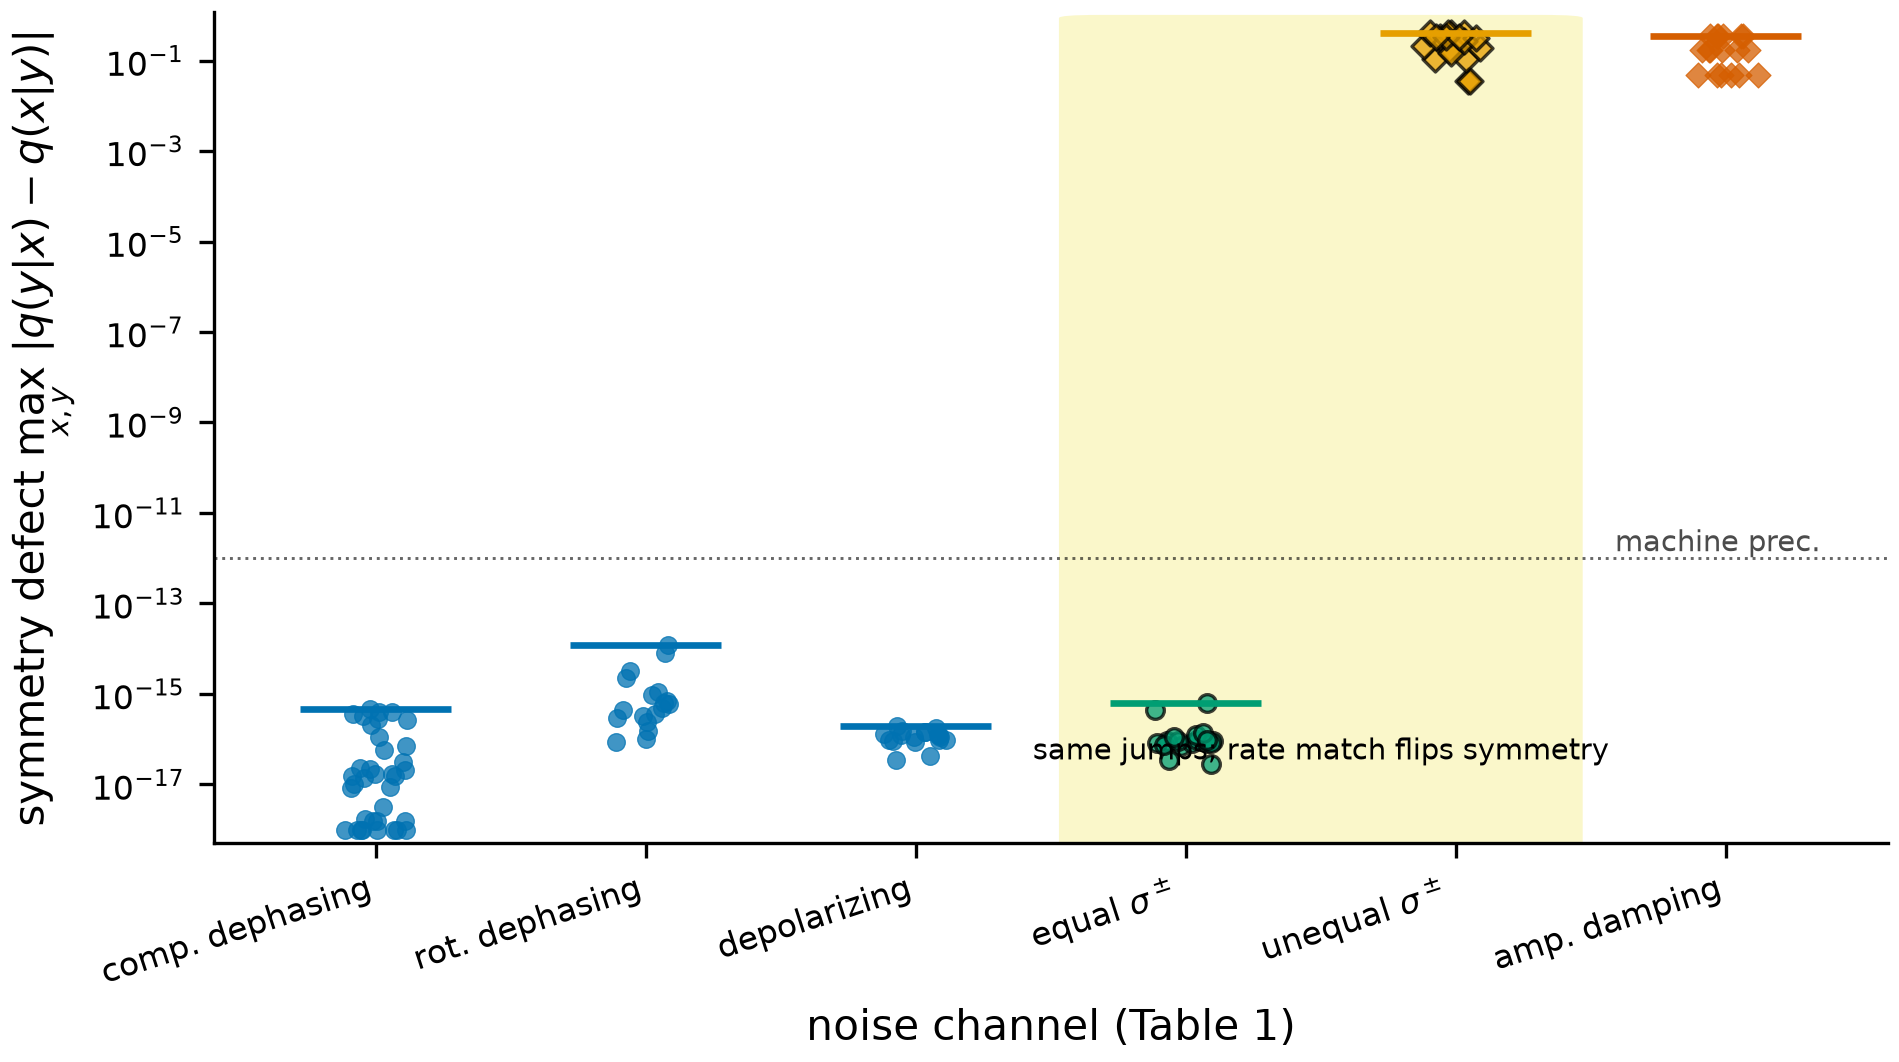

Reproduce this figure in Python.
"""Fig 1 — symmetry defect vs channel class (log scale).

Reads docs/R1_results.txt. Highlights the equal/unequal sigma+/- pair.
Verifies Table 1 numbers from characterization_theorem.md against the file
before writing PDF/PNG. Does not re-run scripts/run_r1.py.

Usage: gvenv/bin/python paper/figures/fig1_symmetry.py
"""
from __future__ import annotations

import sys
from collections import defaultdict
from pathlib import Path

import numpy as np

# Allow running as a script from any cwd.
_HERE = Path(__file__).resolve().parent
if str(_HERE) not in sys.path:
    sys.path.insert(0, str(_HERE))

from _style import (  # noqa: E402
    BREAKING_CHANNELS,
    CHANNEL_LABELS,
    CHANNEL_ORDER,
    HIGHLIGHT_PAIR,
    OKABE_ITO,
    REPO_ROOT,
    SYMMETRIC_CHANNELS,
    apply_style,
    close_enough,
    savefig_pair,
    verify_or_die,
)

R1_PATH = REPO_ROOT / "docs" / "R1_results.txt"
OUT_STEM = _HERE / "fig1_symmetry"

# Characterization table claims (docs/characterization_theorem.md).
CLAIM_WORST_TC = 1.2e-14
CLAIM_MIN_BREAK = 3.5e-2
# Narrative "up to 0.55" is NOT in the current R1 file (amp-damp is run at
# fixed kappa = 0.1 Delta). Printed as a discrepancy, not a save-blocker.
NARRATIVE_MAX_AMP = 0.55


def load_r1(path: Path) -> list[tuple[int, float, float, str, float]]:
    """Parse R1_results.txt rows: n, gamma/Delta, t*Delta, noise, defect."""
    if not path.is_file():
        raise FileNotFoundError(f"missing R1 results file: {path}")
    rows: list[tuple[int, float, float, str, float]] = []
    with path.open() as fh:
        header = fh.readline().strip().split()
        if header != ["n", "gamma/Delta", "t*Delta", "noise", "defect"]:
            raise ValueError(f"unexpected R1 header: {header}")
        for line_no, line in enumerate(fh, start=2):
            parts = line.split()
            if len(parts) != 5:
                raise ValueError(f"{path}:{line_no}: expected 5 fields, got {parts}")
            n_s, g_s, t_s, noise, d_s = parts
            if noise not in CHANNEL_ORDER:
                raise ValueError(f"{path}:{line_no}: unknown channel {noise}")
            rows.append((int(n_s), float(g_s), float(t_s), noise, float(d_s)))
    if len(rows) == 0:
        raise ValueError(f"{path} contains no data rows")
    return rows


def main() -> None:
    apply_style()
    rows = load_r1(R1_PATH)
    by_ch: dict[str, list[float]] = defaultdict(list)
    for _n, _g, _t, noise, defect in rows:
        by_ch[noise].append(defect)

    worst_tc = max(max(by_ch[ch]) for ch in SYMMETRIC_CHANNELS if ch in by_ch)
    best_break = min(min(by_ch[ch]) for ch in BREAKING_CHANNELS if ch in by_ch)
    min_amp = min(by_ch["amp-damp"])
    max_amp = max(by_ch["amp-damp"])
    max_uneq = max(by_ch["thermal-unequal"])
    # File-level anchors from the 2026-08-18 run (plan VERIFY list).
    file_worst_tc = 1.224021e-14
    file_best_break = 3.450743e-02
    file_min_amp = 4.857496e-02
    file_max_amp = 3.515876e-01
    file_max_uneq = 4.078569e-01

    print(
        f"NOTE: narrative amp-damp max {NARRATIVE_MAX_AMP} is not in "
        f"{R1_PATH.name} (file max amp-damp = {max_amp:.3e}). "
        "Plotting the file; leaving the docs unedited."
    )

    verify_or_die(
        [
            (
                "worst transpose-closed defect",
                close_enough(worst_tc, file_worst_tc, rtol=0.05, atol=0.0)
                and worst_tc <= CLAIM_WORST_TC * 1.05,
                f"{worst_tc:.6e} (file {file_worst_tc:.6e}; claim <= {CLAIM_WORST_TC:.1e})",
            ),
            (
                "smallest breaker",
                close_enough(best_break, file_best_break, rtol=0.02, atol=0.0)
                and best_break >= CLAIM_MIN_BREAK * 0.98,
                f"{best_break:.6e} (file {file_best_break:.6e}; claim >= {CLAIM_MIN_BREAK})",
            ),
            (
                "min amp-damp",
                close_enough(min_amp, file_min_amp, rtol=0.02, atol=0.0),
                f"{min_amp:.6e} (file {file_min_amp:.6e})",
            ),
            (
                "max amp-damp",
                close_enough(max_amp, file_max_amp, rtol=0.02, atol=0.0),
                f"{max_amp:.6e} (file {file_max_amp:.6e}; narrative {NARRATIVE_MAX_AMP})",
            ),
            (
                "max thermal-unequal",
                close_enough(max_uneq, file_max_uneq, rtol=0.02, atol=0.0),
                f"{max_uneq:.6e} (file {file_max_uneq:.6e})",
            ),
        ]
    )

    import matplotlib.pyplot as plt
    from matplotlib.patches import FancyBboxPatch

    rng = np.random.default_rng(1)
    fig, ax = plt.subplots(figsize=(7.2, 3.6))

    xs = np.arange(len(CHANNEL_ORDER), dtype=float)
    # Highlight band behind the equal/unequal sigma+/- pair.
    pair_idx = [CHANNEL_ORDER.index(ch) for ch in HIGHLIGHT_PAIR]
    x0, x1 = min(pair_idx) - 0.45, max(pair_idx) + 0.45
    ax.add_patch(
        FancyBboxPatch(
            (x0, 1e-18),
            x1 - x0,
            1e0,
            boxstyle="round,pad=0.02,rounding_size=0.15",
            linewidth=0,
            facecolor=OKABE_ITO["yellow"],
            alpha=0.28,
            zorder=0,
            transform=ax.transData,
        )
    )
    ax.text(
        0.5 * (x0 + x1),
        2.5e-17,
        "same jumps; rate match flips symmetry",
        ha="center",
        va="bottom",
        fontsize=7,
        color=OKABE_ITO["black"],
        zorder=3,
    )

    for i, ch in enumerate(CHANNEL_ORDER):
        vals = np.asarray(by_ch[ch], dtype=float)
        # Floor zeros for log scale (none expected; keep the axis honest).
        vals = np.clip(vals, 1e-18, None)
        jitter = rng.uniform(-0.12, 0.12, size=vals.size)
        if ch in SYMMETRIC_CHANNELS:
            color = OKABE_ITO["blue"] if ch != "thermal-equal" else OKABE_ITO["green"]
            marker = "o"
        else:
            color = OKABE_ITO["vermillion"] if ch != "thermal-unequal" else OKABE_ITO["orange"]
            marker = "D"
        if ch in HIGHLIGHT_PAIR:
            edge = OKABE_ITO["black"]
            lw = 0.8
        else:
            edge = color
            lw = 0.3
        ax.scatter(
            np.full(vals.size, xs[i]) + jitter,
            vals,
            s=18,
            c=color,
            marker=marker,
            edgecolors=edge,
            linewidths=lw,
            alpha=0.75,
            zorder=2,
        )
        ax.hlines(
            float(vals.max()),
            xs[i] - 0.28,
            xs[i] + 0.28,
            colors=color,
            linewidths=1.6,
            zorder=3,
        )

    ax.axhline(1e-12, color=OKABE_ITO["black"], ls=":", lw=0.7, alpha=0.6)
    ax.text(
        xs[-1] + 0.35,
        1e-12,
        "machine prec.",
        va="bottom",
        ha="right",
        fontsize=7,
        color=OKABE_ITO["black"],
        alpha=0.7,
    )
    ax.set_yscale("log")
    ax.set_ylim(5e-19, 1.2)
    ax.set_xlim(-0.6, len(CHANNEL_ORDER) - 0.4)
    ax.set_xticks(xs)
    ax.set_xticklabels([CHANNEL_LABELS[ch] for ch in CHANNEL_ORDER], rotation=18, ha="right")
    ax.set_ylabel(r"symmetry defect $\max_{x,y}\,|q(y|x)-q(x|y)|$")
    ax.set_xlabel("noise channel (Table 1)")
    savefig_pair(fig, OUT_STEM)
    plt.close(fig)


if __name__ == "__main__":
    main()
